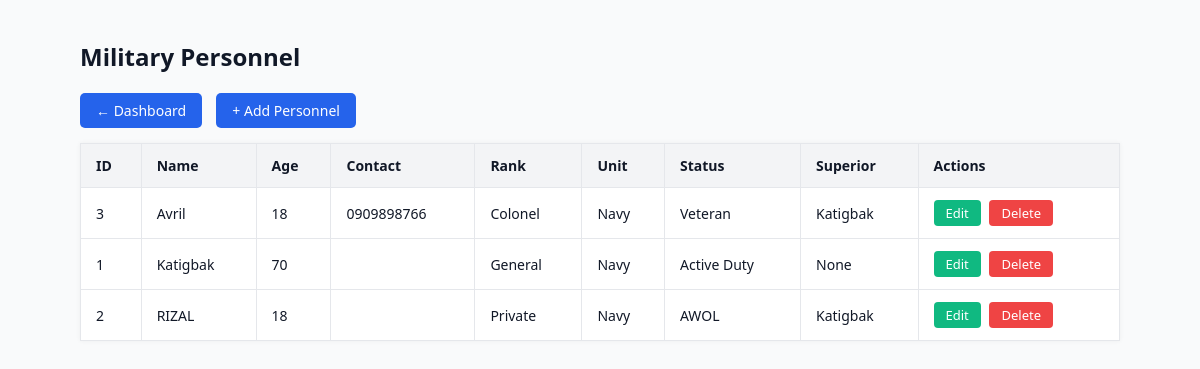
/people/index.php (signed in), run on the app's committed database.
### tables this page shows
CREATE TABLE `people` (
  `id` int(11) NOT NULL,
  `name` varchar(100) NOT NULL,
  `age` int(11) NOT NULL,
  `contact` varchar(100) DEFAULT NULL,
  `rank_id` int(11) DEFAULT NULL,
  `unit_id` int(11) DEFAULT NULL,
  `military_status` varchar(100) NOT NULL,
  `superior_id` int(11) DEFAULT NULL
);

CREATE TABLE `ranks` (
  `id` int(11) NOT NULL,
  `rank_name` varchar(100) NOT NULL
);

CREATE TABLE `units` (
  `id` int(11) NOT NULL,
  `unit_name` varchar(100) NOT NULL
);

### people/index.php (the view, shortened to what this page needs)
<?php
require '../config/db.php';
$stmt = $pdo->query("
    SELECT p.*,
           r.rank_name,
           u.unit_name,
           s.name as superior_name
    FROM people p
    LEFT JOIN ranks r ON p.rank_id = r.id
    LEFT JOIN units u ON p.unit_id = u.id
    LEFT JOIN people s ON p.superior_id = s.id
    ORDER BY p.name
");
$people = $stmt->fetchAll(PDO::FETCH_ASSOC);
?>
<!DOCTYPE html>
<html>
<head>
    <link rel="stylesheet" href="../css/styles.css">
</head>
<body>
    <h1>Military Personnel</h1>
    <a href="../dashboard/index.php" class="button-link">← Dashboard</a>
    <a href="add.php" class="button-link">+ Add Personnel</a>
    <table border="1">
        <tr>
            <th>ID</th>
            <th>Name</th>
            <th>Age</th>
            <th>Contact</th>
            <th>Rank</th>
            <th>Unit</th>
            <th>Status</th>
            <th>Superior</th>
            <th>Actions</th>
        </tr>
        <?php foreach ($people as $person): ?>
            <tr>
                <td><?= htmlspecialchars($person['id']) ?></td>
                <td><?= htmlspecialchars($person['name']) ?></td>
                <td><?= htmlspecialchars($person['age']) ?></td>
                <td><?= htmlspecialchars($person['contact'] ?? 'N/A') ?></td>
                <td><?= htmlspecialchars($person['rank_name'] ?? 'N/A') ?></td>
                <td><?= htmlspecialchars($person['unit_name'] ?? 'N/A') ?></td>
                <td><?= htmlspecialchars($person['military_status']) ?></td>
                <td><?= htmlspecialchars($person['superior_name'] ?? 'None') ?></td>
                <td>
                    <a href="edit.php?id=<?= $person['id'] ?>" class="table-btn edit-btn">Edit</a>
                    <a href="index.php?delete=<?= $person['id'] ?>" onclick="return confirm('Delete this record?')" class="table-btn delete-btn">Delete</a>
                </td>
            </tr>
        <?php endforeach; ?>
    </table>
</body>
</html>

### css/styles.css (style rules this page uses)
body { font-family: 'Segoe UI', sans-serif; margin: 40px 80px 50px 80px; padding: 0; background-color: #f9fafb; color: #111827; }
h1 { font-size: 24px; margin-bottom: 20px; }
a { color: #2563eb; text-decoration: none; margin-right: 10px; }
.button-link { display: inline-block; background-color: #2563eb; color: #ffffff; padding: 8px 16px; margin-right: 10px; border-radius: 5px; font-size: 14px; text-decoration: none; transition: background-color 0.3s ease; }
.table-btn { display: inline-block; padding: 4px 12px; border-radius: 4px; font-size: 13px; text-decoration: none; color: #fff; margin-right: 5px; transition: background-color 0.3s ease; }
.edit-btn { background-color: #10b981; }
.delete-btn { background-color: #ef4444; }
table { width: 100%; border-collapse: collapse; margin-top: 15px; background: #fff; box-shadow: 0 0 5px rgba(0, 0, 0, 0.05); }
table th, table td { padding: 12px 15px; border: 1px solid #e5e7eb; text-align: left; font-size: 14px; }
table th { background-color: #f3f4f6; font-weight: 600; }

### data on the page
people: id "3", name "Avril", age "18", contact "0909898766", rank.rank_name "Colonel", unit.unit_name "Navy", military_status "Veteran", superior.name "Katigbak"
people: id "1", name "Katigbak", age "70", rank.rank_name "General", unit.unit_name "Navy", military_status "Active Duty", superior_name "None"
people: id "2", name "RIZAL", age "18", rank.rank_name "Private", unit.unit_name "Navy", military_status "AWOL", superior.name "Katigbak"
